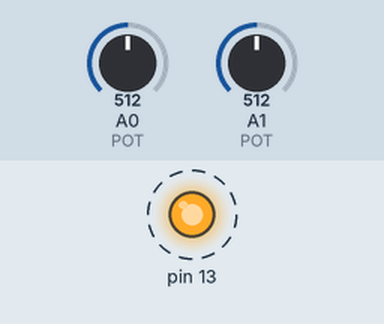
Simulated run of this sketch. Board: Arduino Uno, built with avr-gcc and run on an emulated ATmega328P. Parts: output pins drawn as LEDs (lit = HIGH). Dashed ring = blinking. The test bench sets the inputs (shaded band); at power-on: A0 (POT) = 512, A1 (POT) = 512. What the sketch prints to the serial monitor is not drawn.

Above: at 0.12 s.
Timing chart, 0 to 3.0 s (numbered marks = the images above):
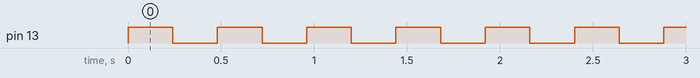

Measured:
- by itself, pin 13: alternates HIGH for 0.24 s and LOW for 0.24 s

The sketch:

StructArray.ino
```cpp
/*******************************************************************************
****版本：V1.0.0
****平台：avr
****日期：2021-05-20
****作者：Qitas
****版权：OS-Q
*******************************************************************************/
#include <Arduino_FreeRTOS.h>
// Include queue support
#include <queue.h>

// Define a Structure Array
struct Arduino
{
    int pin[2];
    int ReadValue[2];
};

//Function Declaration
void Blink(void *pvParameters);
void POT(void *pvParameters);
void TaskSerial(void *pvParameters);

/*
 * Declaring a global variable of type QueueHandle_t
 *
 */
QueueHandle_t structArrayQueue;

void setup()
{

structArrayQueue=xQueueCreate(10, //Queue length
                              sizeof(struct Arduino)); //Queue item size

if(structArrayQueue!=NULL){


  xTaskCreate(TaskBlink,  // Task function
                "Blink",// Task name
                128,// Stack size
                NULL,
                0,// Priority
                NULL);

 // Create other task that publish data in the queue if it was created.
    xTaskCreate(POT,// Task function
                "AnalogRead",// Task name
                128,  // Stack size
                NULL,
                2,// Priority
                NULL);

   // Create task that consumes the queue if it was created.
    xTaskCreate(TaskSerial,// Task function
            "PrintSerial",// A name just for humans
            128,// This stack size can be checked & adjusted by reading the Stack Highwater
            NULL,
            1, // Priority, with 3 (configMAX_PRIORITIES - 1) being the highest, and 0 being the lowest.
            NULL);
}
}

void loop() {}

/*
 * Blink task.
 * See Blink_AnalogRead example.
 */
void TaskBlink(void *pvParameters){
    (void) pvParameters;

    pinMode(13,OUTPUT);

    digitalWrite(13,LOW);

    for(;;)
    {
    digitalWrite(13,HIGH);
    vTaskDelay(250/portTICK_PERIOD_MS);
    digitalWrite(13,LOW);
    vTaskDelay(250/portTICK_PERIOD_MS);
    }
}

/**
 * Analog read task for Pin A0 and A1
 * Reads an analog input on pin 0 and pin 1
 * Send the readed value through the queue.
 * See Blink_AnalogRead example.
 */
void POT(void *pvParameters)
{
    (void) pvParameters;
    pinMode(A0,INPUT);
    pinMode(A1,INPUT);
    for (;;){
  // Read the input on analog pin 0:
    struct Arduino currentVariable;
    currentVariable.pin[0]=0;
    currentVariable.pin[1]=1;
    currentVariable.ReadValue[0]=analogRead(A0);
    currentVariable.ReadValue[1]=analogRead(A1);


    xQueueSend(structArrayQueue,&currentVariable,portMAX_DELAY);
  // One tick delay (15ms) in between reads for stability
    vTaskDelay(1);
    }
}

/**
 * Serial task.
 * Prints the received items from the queue to the serial monitor.
 */
void TaskSerial(void *pvParameters)
{
    (void) pvParameters;

  // Init Arduino serial
    Serial.begin(9600);

  // Wait for serial port to connect. Needed for native USB, on LEONARDO, MICRO, YUN, and other 32u4 based boards.
    while (!Serial)
    {
        vTaskDelay(1);
    }
    for (;;)
    {
        struct Arduino currentVariable;
        if(xQueueReceive(structArrayQueue,&currentVariable,portMAX_DELAY) == pdPASS )
        {
            for(int i=0;i<2;i++){
                Serial.print("PIN:");
                Serial.println(currentVariable.pin[i]);
                Serial.print("value:");
                Serial.println(currentVariable.ReadValue[i]);
            }
        }
        vTaskDelay(500/portTICK_PERIOD_MS);
    }
}

/*---------------------------(C) COPYRIGHT 2021 OS-Q -------------------------*/
```
